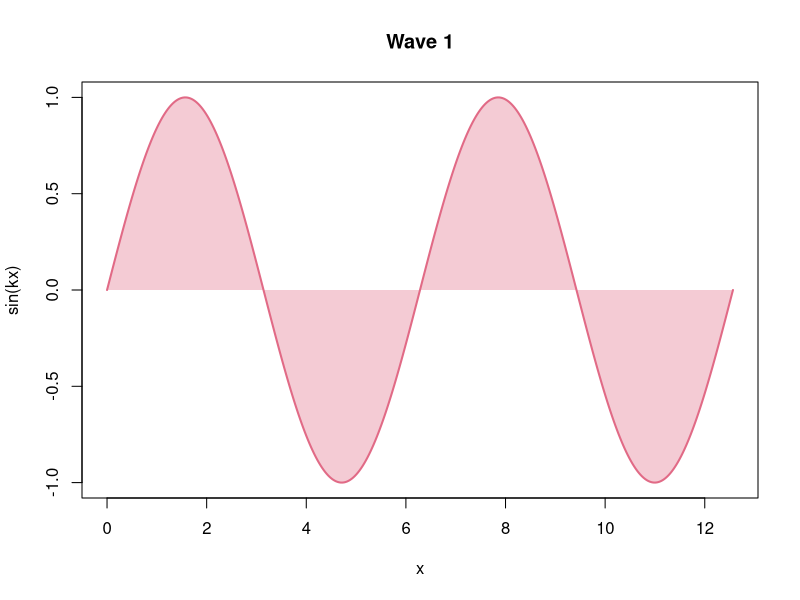
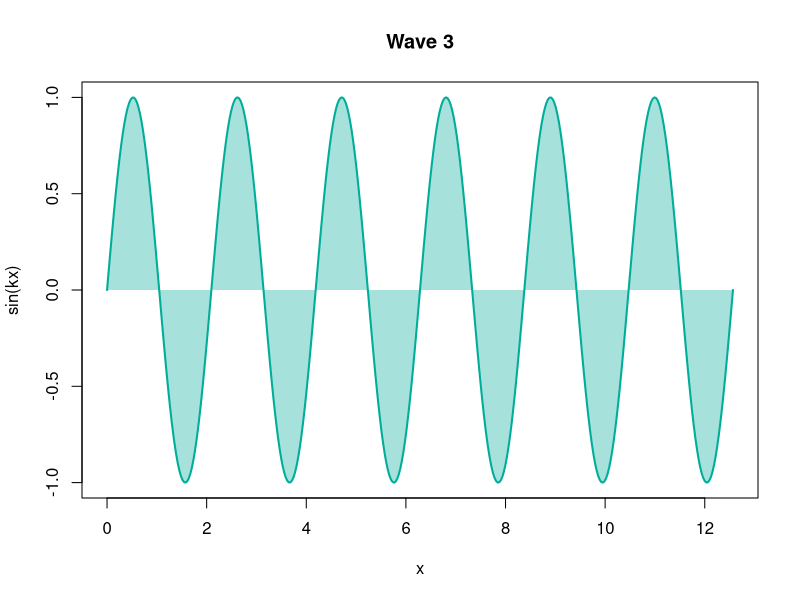
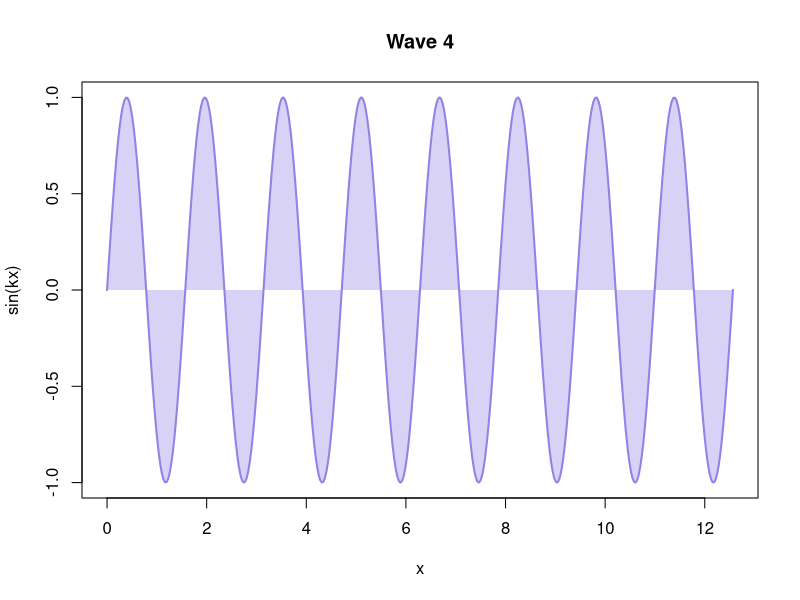
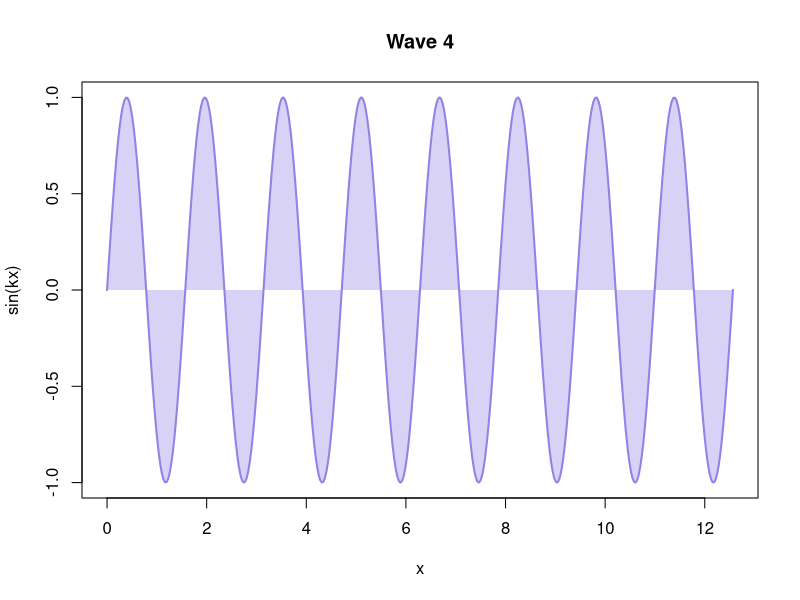
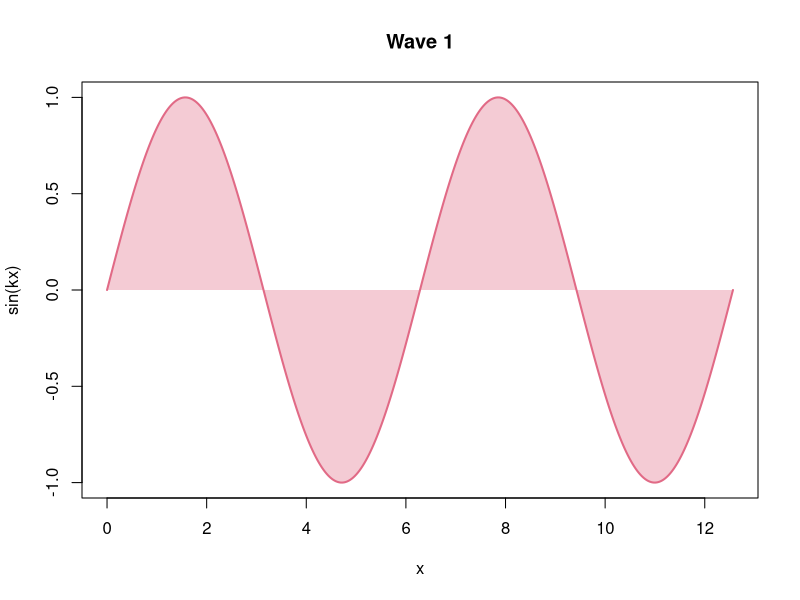
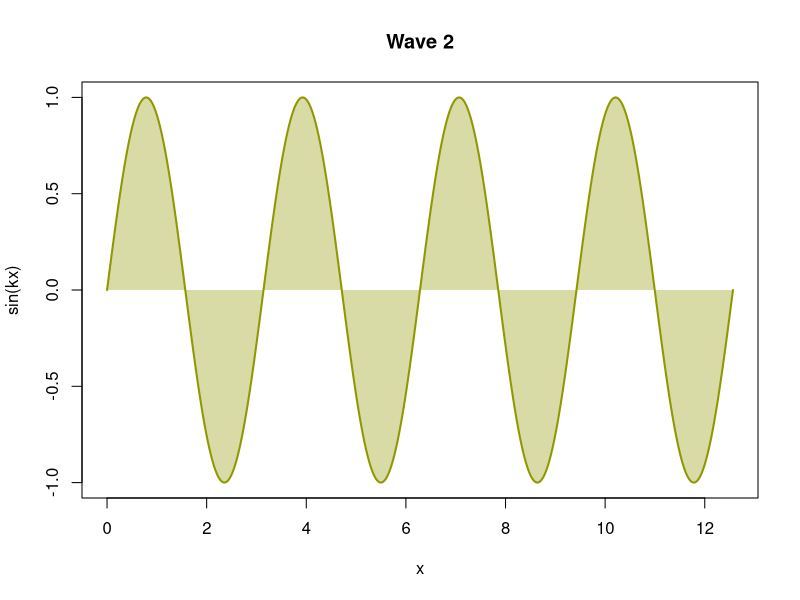
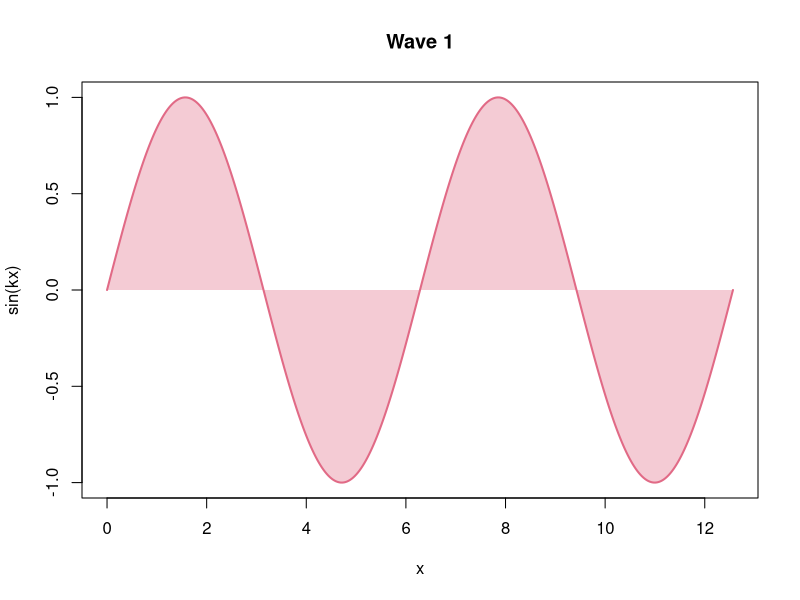
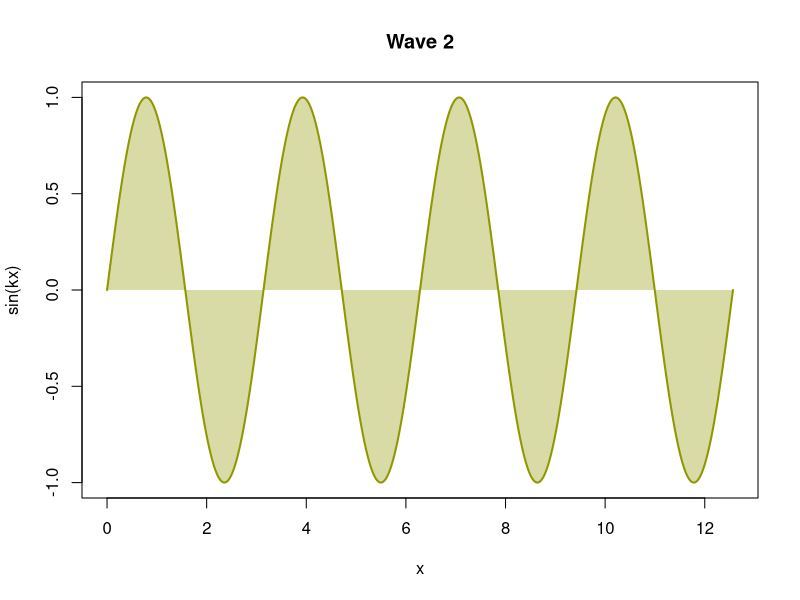

These figures' R source, in order:
## ---- chunk 1
#| code-fold: true
#| code-summary: "wave()"

#' Draw a sine wave with shading to zero.
#'
#' @param k Frequency multiplier; the curve completes 2 * k cycles on 0 to 4 * pi.
wave <- function(k = 1) {
  x <- seq(0, 4 * pi, length.out = 400)
  col <- hcl.colors(4, "Dark 3")[(k - 1) %% 4 + 1]
  plot(
    x,
    sin(k * x),
    type = "n",
    main = paste("Wave", k),
    xlab = "x",
    ylab = "sin(kx)"
  )
  polygon(
    c(x, rev(x)),
    c(sin(k * x), rep(0, length(x))),
    col = adjustcolor(col, 0.35),
    border = NA
  )
  lines(x, sin(k * x), lwd = 2, col = col)
}
## ---- chunk 2
#| panzoom: false
#| echo: false
#| fig-alt: "A sine curve, shaded between the curve and y = 0"
#| fig-cap: >-
#|   Wave 1: y = sin(x); the area between the curve and y = 0 is shaded.

wave(k = 1)
## ---- chunk 3
#| panzoom:
#|   hint: false
#| fig-alt: "A sine curve, shaded between the curve and y = 0"
#| fig-cap: >-
#|   Wave 3: y = sin(3x); the area between the curve and y = 0 is shaded.

wave(k = 3)
## ---- chunk 4
#| panzoom: true
#| fig-alt: "A sine curve, shaded between the curve and y = 0"
#| fig-cap: >-
#|   Wave 4: y = sin(4x); the area between the curve and y = 0 is shaded.

wave(k = 4)
## ---- chunk 5
#| panzoom:
#|   hint: hide
#| fig-alt: "A sine curve, shaded between the curve and y = 0"
#| fig-cap: >-
#|   Wave 4: y = sin(4x); the area between the curve and y = 0 is shaded.

wave(k = 4)
## ---- chunk 6
#| panzoom:
#|   max-zoom: 2
#| fig-alt: "A sine curve, shaded between the curve and y = 0"
#| fig-cap: >-
#|   Wave 1: y = sin(x); the area between the curve and y = 0 is shaded.

wave(k = 1)
## ---- chunk 7
#| panzoom:
#|   max-zoom: 2
#|   hint: false
#| echo: false
#| fig-alt: "A sine curve, shaded between the curve and y = 0"
#| fig-cap: >-
#|   Wave 2: y = sin(2x); the area between the curve and y = 0 is shaded.

wave(k = 2)
## ---- chunk 8
#| panzoom:
#|   group: waves
#| fig-alt:
#|   - "A sine curve, shaded between the curve and y = 0"
#|   - "A sine curve, shaded between the curve and y = 0"
#|   - "A sine curve, shaded between the curve and y = 0"
#| fig-cap:
#|   - >-
#|     Wave 1: y = sin(x); the area between the curve and y = 0 is shaded.
#|   - >-
#|     Wave 2: y = sin(2x); the area between the curve and y = 0 is shaded.
#|   - >-
#|     Wave 3: y = sin(3x); the area between the curve and y = 0 is shaded.

wave(k = 1)
wave(k = 2)
wave(k = 3)
## ---- chunk 9
#| panzoom:
#|   desc-position: right
#|   description: "The area between the curve and the axis is shaded."
#| fig-alt: "A sine curve, shaded between the curve and y = 0"
#| fig-cap: >-
#|   Wave 2: y = sin(2x); the area between the curve and y = 0 is shaded.

wave(k = 2)
## ---- chunk 10
#| panzoom:
#|   desc-position: top
#| fig-alt: "A sine curve, shaded between the curve and y = 0"
#| fig-cap: >-
#|   Wave 3: y = sin(3x); the area between the curve and y = 0 is shaded.

wave(k = 3)
## ---- chunk 11
#| panzoom:
#|   group: held
#| fig-show: hold
#| fig-alt:
#|   - "A sine curve, shaded between the curve and y = 0"
#|   - "A sine curve, shaded between the curve and y = 0"
#| fig-cap:
#|   - >-
#|     Wave 1: y = sin(x); the area between the curve and y = 0 is shaded.
#|   - >-
#|     Wave 2: y = sin(2x); the area between the curve and y = 0 is shaded.

wave(k = 1)
print("Printed between the two plots.")
wave(k = 2)
## ---- chunk 12
#| panzoom:
#|   group: right-waves
#|   desc-position: right
#| fig-alt:
#|   - "A sine curve, shaded between the curve and y = 0"
#|   - "A sine curve, shaded between the curve and y = 0"
#|   - "A sine curve, shaded between the curve and y = 0"
#| fig-cap:
#|   - "Wave 1: y = sin(x)."
#|   - >-
#|     Wave 2: y = sin(2x); the area between the curve and y = 0 is shaded.
#|   - >-
#|     Wave 3: y = sin(3x), with six full periods across the plot; the area
#|     between the curve and y = 0 is shaded.

wave(k = 1)
wave(k = 2)
wave(k = 3)
## ---- chunk 13
#| panzoom:
#|   group: sides
#|   desc-position: right
#| fig-alt: "A sine curve, shaded between the curve and y = 0"
#| fig-cap: >-
#|   Wave 4: y = sin(4x); the area between the curve and y = 0 is shaded.

wave(k = 4)
## ---- chunk 14
#| panzoom:
#|   group: sides
#|   desc-position: top
#| fig-alt: "A sine curve, shaded between the curve and y = 0"
#| fig-cap: >-
#|   Wave 5: y = sin(5x); the area between the curve and y = 0 is shaded.

wave(k = 5)
## ---- chunk 15
#| panzoom:
#|   group: sides
#| fig-alt: "A sine curve, shaded between the curve and y = 0"
#| fig-cap: >-
#|   Wave 6: y = sin(6x); the area between the curve and y = 0 is shaded.

wave(k = 6)
## ---- chunk 16
#| panzoom: true
#| output: asis

cat(
  "\n\n",
  "![Waves breaking below the clay cliffs at Aquinnah, Martha's Vineyard.]",
  "(../images/mv-1.jpg)",
  "{fig-alt=\"Waves breaking below grassy clay cliffs at Aquinnah\"}",
  "\n\n",
  sep = ""
)
## ---- chunk 17
#| panzoom: true
#| cache: true
#| fig-alt: "A sine curve, shaded between the curve and y = 0"
#| fig-cap: >-
#|   Wave 2: y = sin(2x); the area between the curve and y = 0 is shaded.

wave(k = 2)
